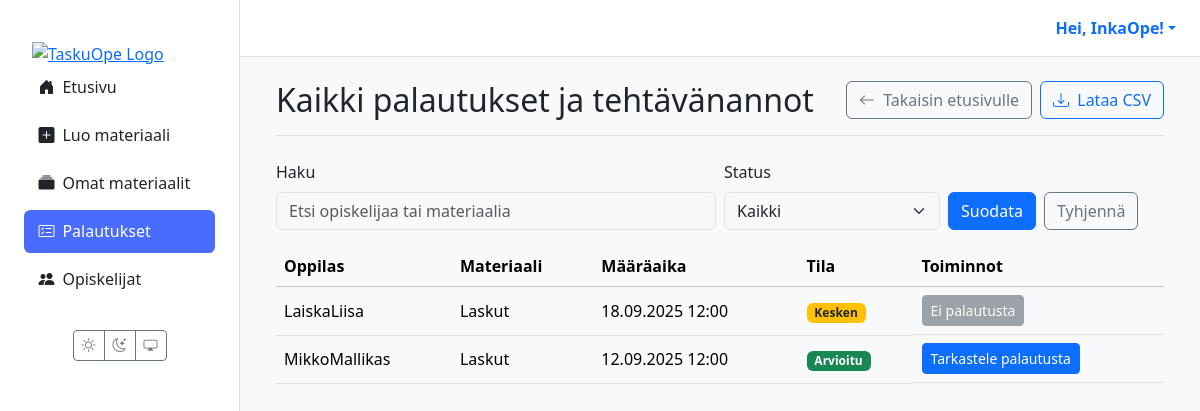
The page /palautukset/ (signed in) on the database as committed earlier.
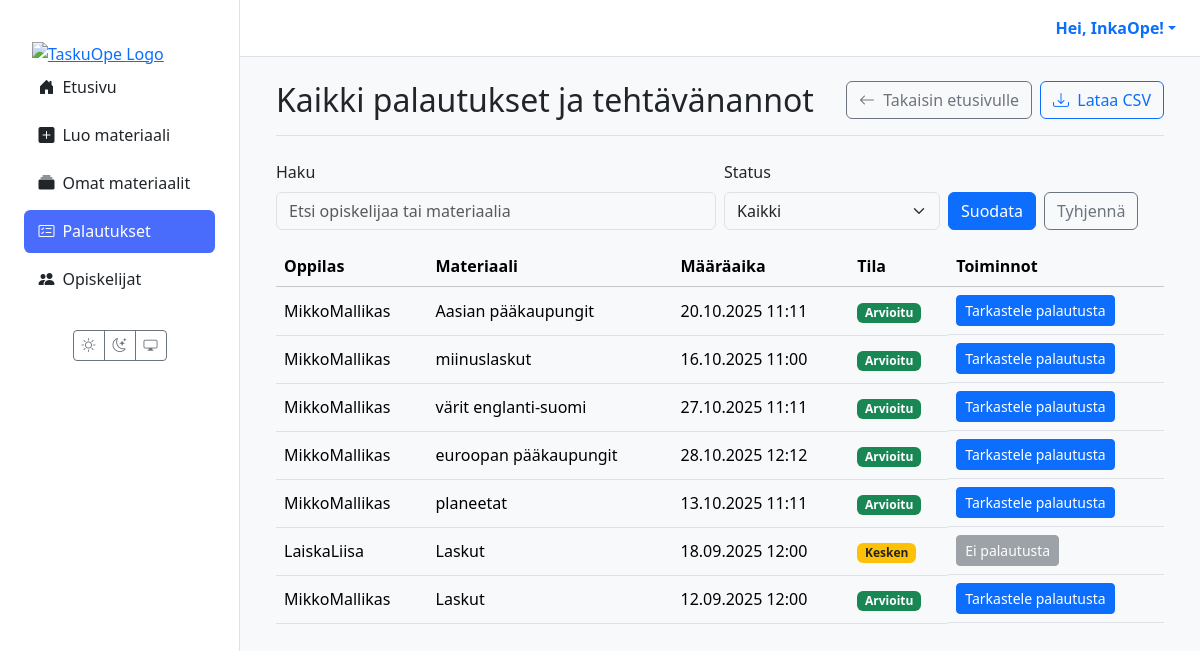
The same page on the database as committed later.
### materials/models.py (models this page shows, shortened)
class Assignment(models.Model):
    class Status(models.TextChoices):
        ASSIGNED = "ASSIGNED", _("Annettu")
        IN_PROGRESS = "IN_PROGRESS", _("Kesken")
        SUBMITTED = "SUBMITTED", _("Palautettu")
        GRADED = "GRADED", _("Arvioitu")
    id = models.UUIDField(primary_key=True, default=uuid.uuid4, editable=False)
    material = models.ForeignKey(Material, on_delete=models.CASCADE, verbose_name=_("Materiaali"))
    student = models.ForeignKey(
        settings.AUTH_USER_MODEL,
        related_name='assignments',
        on_delete=models.CASCADE,
        limit_choices_to={'role': 'STUDENT'},
        verbose_name=_("Oppilas"),
    )
    assigned_by = models.ForeignKey(
        settings.AUTH_USER_MODEL,
        related_name='assigned_tasks',
        on_delete=models.CASCADE,
        limit_choices_to={'role': 'TEACHER'},
        verbose_name=_("Antanut opettaja"),
    )
    due_at = models.DateTimeField(null=True, blank=True, verbose_name=_("Määräaika"))
    status = models.CharField(max_length=20, choices=Status.choices, default=Status.ASSIGNED, verbose_name=_("Tila"))
    draft_response = models.TextField(blank=True, null=True, verbose_name=_("Luonnosvastaus"))
    created_at = models.DateTimeField(auto_now_add=True, verbose_name=_("Luotu"))
    class Meta:
        constraints = [
            models.UniqueConstraint(fields=['material', 'student'], name='unique_assignment_per_student'),
        ]
        indexes = [
            models.Index(fields=['status']),
            models.Index(fields=['due_at']),
            models.Index(fields=['student']),
            models.Index(fields=['assigned_by']),
        ]
        verbose_name = _("Tehtävänanto")
        verbose_name_plural = _("Tehtävänannot")

class Material(models.Model):
    class MaterialType(models.TextChoices):
        TASK = 'tehtävä', _('Tehtävä')
        LEARNING_MATERIAL = 'oppimateriaali', _('Oppimateriaali')
        TEST = 'testi', _('Testi')
        EXAM = 'koe', _('Koe')
        VIDEO = 'video', _('Video')
        GAME = 'peli', _('Peli')
    class Status(models.TextChoices):
        DRAFT = 'DRAFT', _('Luonnos')
        PENDING_APPROVAL = 'PENDING', _('Odottaa hyväksyntää')
        APPROVED = 'APPROVED', _('Hyväksytty')
        REJECTED = 'REJECTED', _('Hylätty')
    GRADE_CHOICES = [(str(i), f"{i}. luokka") for i in range(1, 7)]
    id = models.UUIDField(primary_key=True, default=uuid.uuid4, editable=False)
    title = models.CharField(max_length=255, verbose_name=_("Otsikko"))
    content = models.TextField(
        verbose_name=_("Sisältö"),
        help_text=_("Raakasisältö, esim. AI:n tuottama teksti.")
    )
    structured_content = models.JSONField(
        null=True,
        blank=True,
        verbose_name=_("Jäsennelty sisältö"),
        help_text=_("Esim. monivalinnat tai tehtävän rakenne JSON-muodossa.")
    )
    material_type = models.CharField(
        max_length=50,
        choices=MaterialType.choices,
        default=MaterialType.TASK,
        verbose_name=_("Materiaalin tyyppi"),
    )
    subject = models.CharField(max_length=100, null=True, blank=True, verbose_name=_("Aine"))
    grade_level = models.CharField(
        max_length=20,
        choices=GRADE_CHOICES,
        null=True,
        blank=True,
        verbose_name=_("Luokka-aste"),
    )
    audience = models.JSONField(
        null=True,
        blank=True,
        verbose_name=_("Kohderyhmä"),
        help_text=_("Esim. {'learning_styles': ['visuaalinen'], 'languages': ['fi']}")
    )
    author = models.ForeignKey(
        settings.AUTH_USER_MODEL,
        related_name='authored_materials',
        on_delete=models.CASCADE,
        limit_choices_to={'role': 'TEACHER'},
        verbose_name=_("Tekijä (opettaja)"),
    )
    prompt = models.ForeignKey(
        Prompt,
        on_delete=models.SET_NULL,
        null=True,
        blank=True,
        verbose_name=_("Kehoite"),
    )
    status = models.CharField(
        max_length=50,
        choices=Status.choices,
        default=Status.DRAFT,
        verbose_name=_("Tila"),
    )
    version = models.IntegerField(default=1, verbose_name=_("Versio"))
    parent = models.ForeignKey(
        'self',
        on_delete=models.SET_NULL,
        null=True,
        blank=True,
        related_name='versions',
        verbose_name=_("Edellinen versio"),
    )
    created_at = models.DateTimeField(auto_now_add=True, verbose_name=_("Luotu"))
    updated_at = models.DateTimeField(auto_now=True, verbose_name=_("Päivitetty"))
    class Meta:
        verbose_name = _("Materiaali")
        verbose_name_plural = _("Materiaalit")

### users/models.py (models this page shows)
class CustomUser(AbstractUser):
    class Role(models.TextChoices):
        TEACHER = 'TEACHER', 'Teacher'
        STUDENT = 'STUDENT', 'Student'
    role = models.CharField(max_length=50, choices=Role.choices, default=Role.STUDENT)
    grade_class = models.PositiveSmallIntegerField(
        verbose_name="Luokka-aste",
        null=True,  # Salli tyhjä arvo (esim. opettajat)
        blank=True, # Ei pakollinen lomakkeissa
        choices=[(i, f"{i}. luokka") for i in range(1, 10)] # Valinnat 1-9
    )

### materials/views.py (the view, shortened to what this page needs)
# urls.py: path("palautukset/", views.view_all_submissions_view, name="view_all_submissions"),
@login_required(login_url='kirjaudu')
def view_all_submissions_view(request):
    if request.user.role != 'TEACHER':
        messages.error(request, "Vain opettajat voivat nähdä tämän sivun.")
        return redirect('dashboard')
    q = (request.GET.get("q") or "").strip()
    st = request.GET.get("status")  # SUBMITTED | GRADED | None
    base = (Assignment.objects
            .filter(assigned_by=request.user)
            .select_related('material', 'student')
            .order_by('-created_at'))
    if st in ("SUBMITTED", "GRADED"):
        base = base.filter(status=st)
    page = Paginator(base, 20).get_page(request.GET.get("page"))
    return render(request, 'assignments/submissions_list.html', {
        'assignments': page,  # paginator page object
        'q': q,
        'status': st or "",
    })

### templates/assignments/submissions_list.html (shortened to what this page needs)
{% extends 'partials/base.html' %}
{% load static %}
{% block content %}
<div class="container-fluid">
  <div class="d-flex flex-wrap gap-2 justify-content-between align-items-center mb-4 border-bottom pb-3">
    <h1 class="h2 mb-0">Kaikki palautukset ja tehtävänannot</h1>
    <div class="d-flex gap-2">
      <a href="{% url 'dashboard' %}" class="btn btn-outline-secondary">
        <i class="bi bi-arrow-left me-1"></i> Takaisin etusivulle
      </a>
      <a class="btn btn-outline-primary"
         href="{% url 'export_submissions_csv' %}?q={{ q|urlencode }}&status={{ status|urlencode }}">
         <i class="bi bi-download me-1"></i> Lataa CSV
      </a>
    </div>
  </div>
  <form class="row g-2 align-items-end mb-3" method="get" action=".">
    <div class="col-12 col-md-6">
      <label class="form-label">Haku</label>
      <input class="form-control" type="search" name="q" value="{{ q }}" placeholder="Etsi opiskelijaa tai materiaalia">
    </div>
    <div class="col-12 col-md-3">
      <label class="form-label">Status</label>
      <select class="form-select" name="status">
        <option value="" {% if not status %}selected{% endif %}>Kaikki</option>
      </select>
    </div>
    <div class="col-12 col-md-3 d-flex gap-2">
      <button class="btn btn-primary" type="submit">Suodata</button>
      <a class="btn btn-outline-secondary" href=".">Tyhjennä</a>
    </div>
  </form>
  <section class="assignments-list">
    <table class="table table-hover align-middle tasks">
      <thead class="table-light">
        <tr>
          <th scope="col">Oppilas</th>
          <th scope="col">Materiaali</th>
          <th scope="col">Määräaika</th>
          <th scope="col">Tila</th>
          <th scope="col">Toiminnot</th>
        </tr>
      </thead>
      <tbody>
        {% for assignment in assignments %}
        <tr>
          <td data-label="Oppilas">{{ assignment.student.get_full_name|default:assignment.student.username }}</td>
          <td data-label="Materiaali">{{ assignment.material.title }}</td>
          <td data-label="Määräaika">{{ assignment.due_at|date:"d.m.Y H:i"|default:"-" }}</td>
          <td data-label="Tila">
            <span class="badge
              {% if assignment.status == 'GRADED' %}bg-success
              {% elif assignment.status == 'SUBMITTED' %}bg-primary
              {% elif assignment.status == 'IN_PROGRESS' %}bg-warning text-dark
              {% else %}bg-secondary{% endif %}">
              {{ assignment.get_status_display }}
            </span>
          </td>
          <td data-label="Toiminnot" class="d-grid gap-2 d-md-block">
            {% with sub=assignment.submissions.last %}
              {% if sub %}
                <a class="btn btn-sm btn-primary" href="{% url 'grade_submission' submission_id=sub.id %}">
                  Tarkastele palautusta
                </a>
              {% else %}
                <button class="btn btn-sm btn-secondary" disabled>Ei palautusta</button>
              {% endif %}
            {% endwith %}
          </td>
        </tr>
        {% empty %}
        <tr>
          <td colspan="5" class="text-center">
            <div class="alert alert-secondary mb-0">Yhtään tehtävää ei ole vielä annettu.</div>
          </td>
        </tr>
        {% endfor %}
      </tbody>
    </table>
  </section>
</div>
{% endblock %}

Rows that differ between the two databases and show on the page:
added Assignment: student.get_full_name "MikkoMallikas", material "Aasian pääkaupungit", due_at "20.10.2025 11:11", status "Arvioitu", shows "Tarkastele palautusta"
added Assignment: student.get_full_name "MikkoMallikas", material "miinuslaskut", due_at "16.10.2025 11:00", status "Arvioitu", shows "Tarkastele palautusta"
added Assignment: student.get_full_name "MikkoMallikas", material "värit englanti-suomi", due_at "27.10.2025 11:11", status "Arvioitu", shows "Tarkastele palautusta"
added Assignment: student.get_full_name "MikkoMallikas", material "euroopan pääkaupungit", due_at "28.10.2025 12:12", status "Arvioitu", shows "Tarkastele palautusta"
added Assignment: student.get_full_name "MikkoMallikas", material "planeetat", due_at "13.10.2025 11:11", status "Arvioitu", shows "Tarkastele palautusta"
